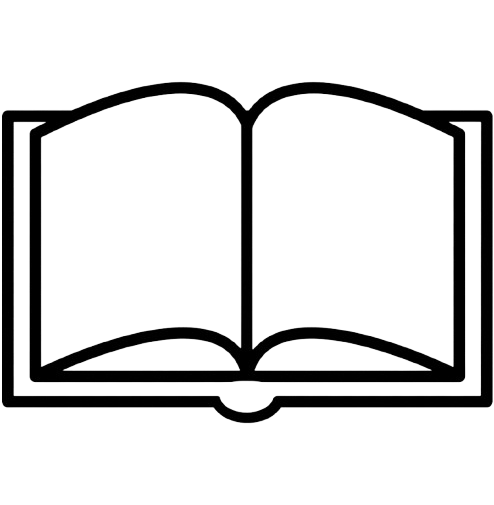
#> input picture pythonBusinessClass/InclassFile/11_19_2024/originalBook.png, 494 x 505 px
$ jupyter execute --allow-errors chinese-wordcloud-notebook.ipynb   (shell and % lines are left out)
#> lines starting #> are read from the running program, lines starting #| are printed output that depends on the picture; after the words box and inside, x2 and y2 are one past the last pixel; in counts of white or black regions, pixels touching at a corner belong together
# 中文文字雲生成器

## 使用 Jupyter Notebook 生成書本形狀的文字雲

### 使用步驟：
1. 確保已安裝所有必要的套件（jieba, wordcloud, PIL, numpy, matplotlib）
2. 準備好文本檔案（Shiji_Introduction_chi.txt）和遮罩圖片（originalBook.png）
3. 按順序執行下面的程式碼單元格

[cell 1]
# 安装所需套件（如果尚未安裝）

[cell 2]
# 導入必要的函式庫
import jieba
from wordcloud import WordCloud, STOPWORDS, ImageColorGenerator
import matplotlib.pyplot as plt
from PIL import Image
import numpy as np
import os

## 設定停用詞和基本參數

#> (a cell that did not finish here is left out)

## 讀取和處理文本

#> (a cell that did not finish here is left out)

## 處理遮罩圖片

[cell 5]
# 讀取並處理遮罩圖片
original_mask = np.array(Image.open("originalBook.png"))
#> original_mask is the input picture: shape (505, 494, 4); mean R, G, B, A 4.2, 4.2, 4.2, 38

# 放大遮罩圖片
enlarged_size = (1200, 1200)  # 調整大小
mask_image = Image.fromarray(original_mask).resize(enlarged_size, Image.Resampling.LANCZOS)
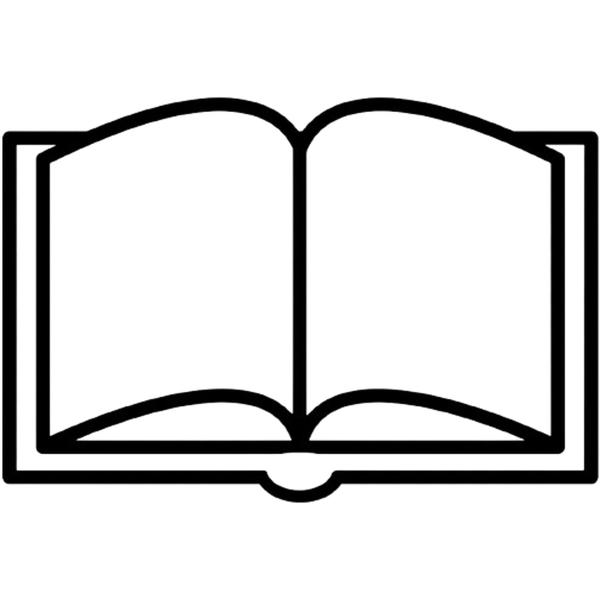
#> mask_image: PIL image 1200x1200 RGBA (shown at 1/2 size); mean R, G, B, A 6.1, 6.1, 6.1, 38; transparent parts drawn white
book_mask = np.array(mask_image)

# 確保遮罩是二值的
if len(book_mask.shape) > 2:
    book_mask = book_mask.mean(axis=2)
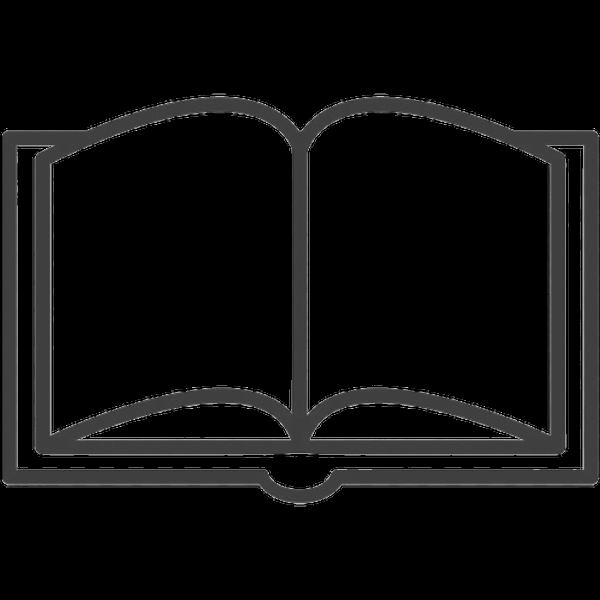
#> book_mask: shape (1200, 1200) float64 (shown at 1/2 size); min 0, max 205, mean 14
thresh = book_mask.max() / 2
#> thresh = 102.5
book_mask = (book_mask > thresh) * 255
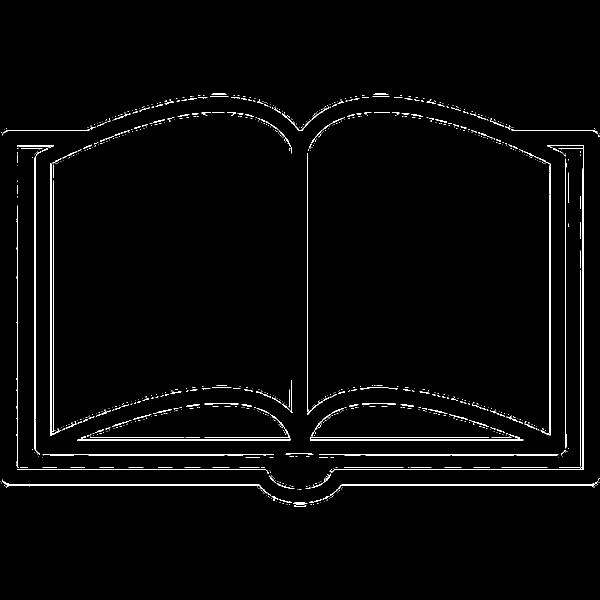
#> book_mask: shape (1200, 1200) int64 (shown at 1/2 size); 2% white in thin lines or dots, all inside (x1, y1, x2, y2) = (0, 187, 1200, 1013)

# 顯示遮罩圖片
plt.figure(figsize=(10, 10))
plt.imshow(book_mask, cmap='gray')
plt.axis('off')
plt.title('遮罩圖片預覽')
plt.show()

$ run again, with pythonBusinessClass/InclassFile/11_19_2024/wordcloud.png copied over pythonBusinessClass/InclassFile/11_19_2024/originalBook.png
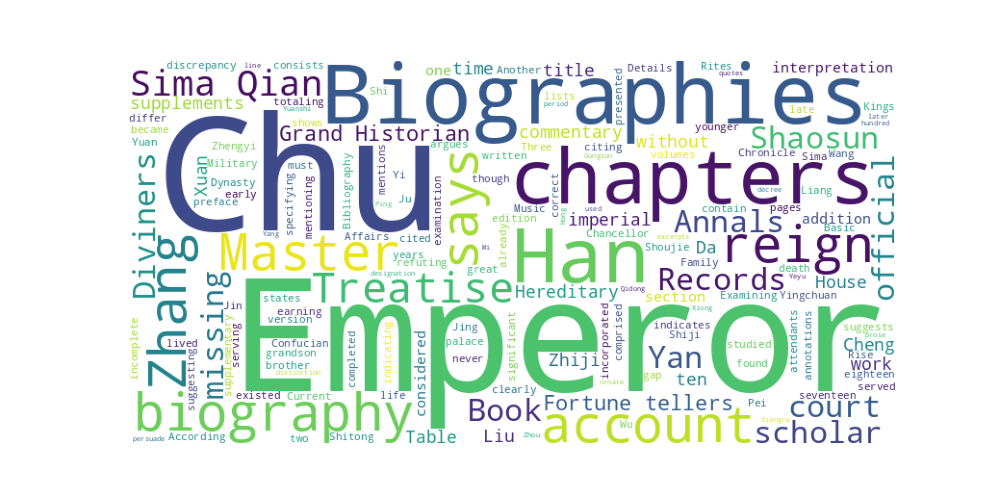
#> input picture pythonBusinessClass/InclassFile/11_19_2024/wordcloud.png, 1000 x 500 px
#> original_mask is the input picture: shape (500, 1000, 4); mean R, G, B, A 226.4, 235.2, 231.9, 255
#> `book_mask = book_mask.mean(axis=2)`:
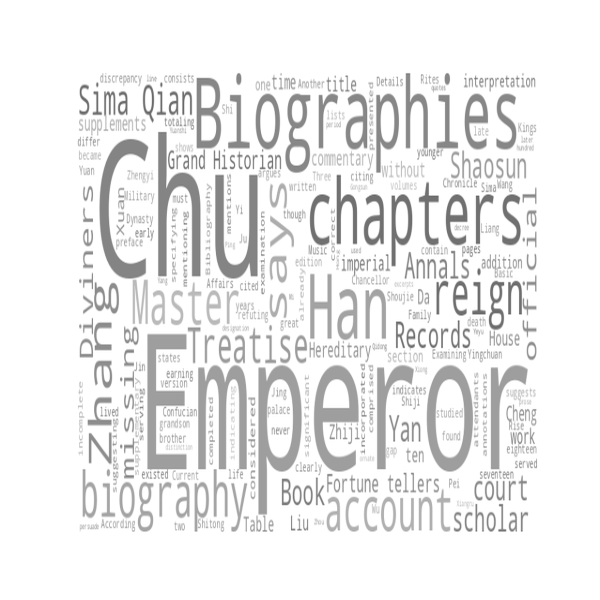
#> book_mask: shape (1200, 1200) float64 (shown at 1/2 size); min 90.75, max 255, mean 236.9
#> thresh = 127.5
#> `book_mask = (book_mask > thresh) * 255`:
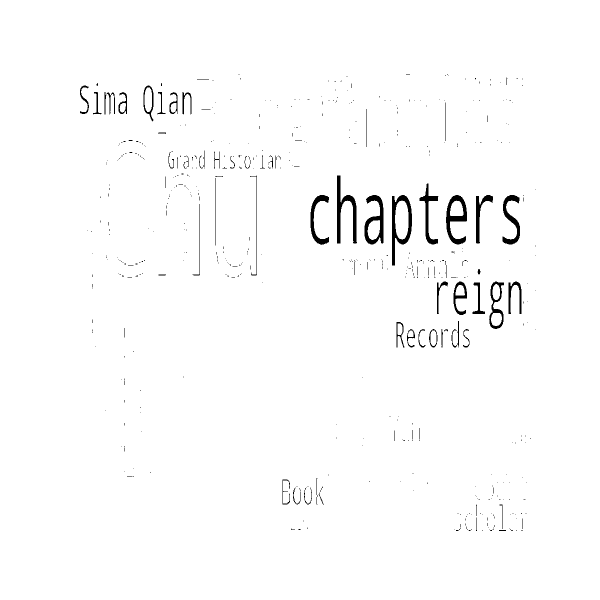
#> book_mask: shape (1200, 1200) int64 (shown at 1/2 size); 98.5% white; 533 black regions (464 under 20 px), largest, box (x1, y1, x2, y2) and area: (784, 390, 824, 531) 1942, (674, 351, 714, 487) 1872, (892, 390, 934, 489) 1714
